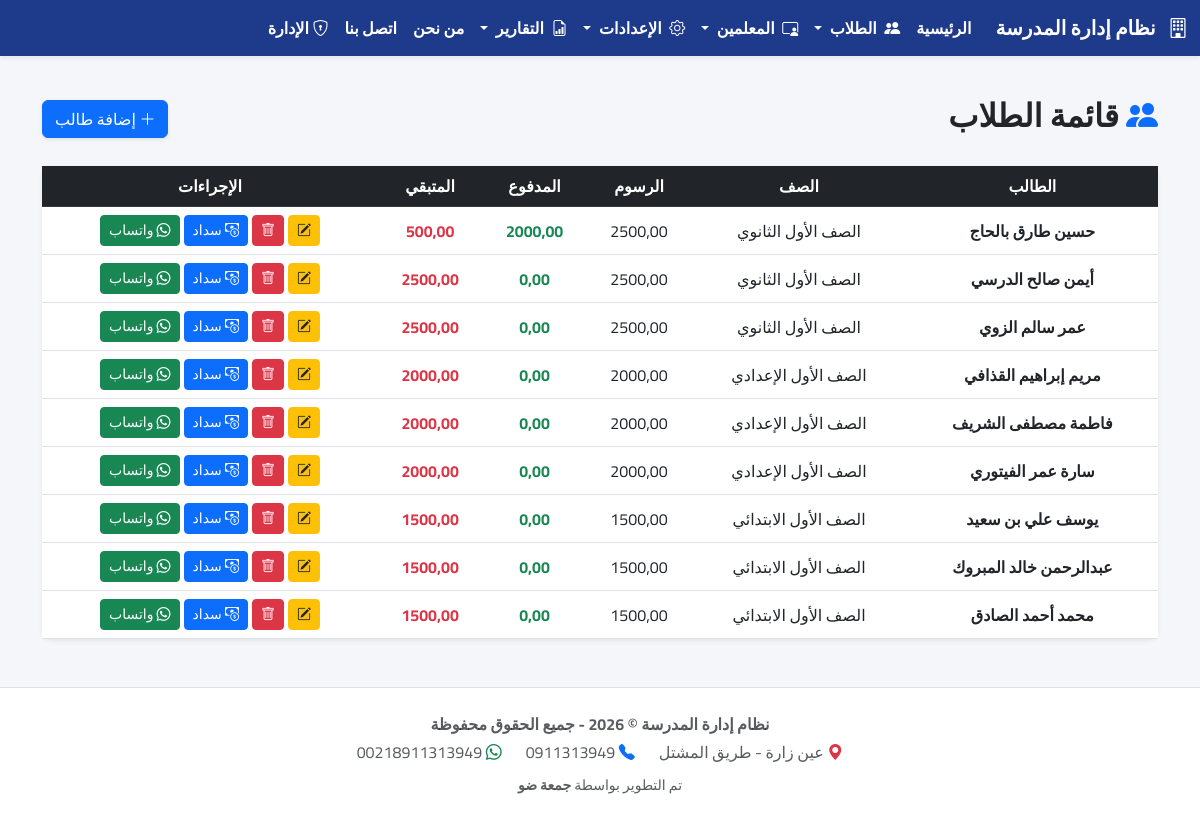
The page /students/ on the database its author committed.
### students/models.py (models this page shows, shortened)
class Student(models.Model):
    name = models.CharField(max_length=150, verbose_name="اسم الطالب الرباعي")
    grade = models.ForeignKey(Grade, on_delete=models.SET_NULL, null=True, verbose_name="الصف الدراسي")
    parent_name = models.CharField(max_length=150, verbose_name="اسم ولي الأمر", blank=True, null=True)
    phone = models.CharField(max_length=20, verbose_name="رقم الواتساب", blank=True, null=True, help_text="مثال: 218910000000")
    bank_name = models.CharField(max_length=100, verbose_name="اسم المصرف", blank=True, null=True)
    bank_branch = models.CharField(max_length=100, verbose_name="الفرع", blank=True, null=True)
    bank_account = models.CharField(max_length=50, verbose_name="رقم الحساب (IBAN)", blank=True, null=True)
    account_number = models.CharField(max_length=50, verbose_name="رقم الحساب", blank=True, null=True)
    account_holder = models.CharField(max_length=150, verbose_name="اسم صاحب الحساب (الرباعي)", blank=True, null=True)
    total_fees = models.DecimalField(max_digits=10, decimal_places=2, default=0.00, verbose_name="إجمالي الرسوم")
    discount = models.DecimalField(max_digits=10, decimal_places=2, default=0.00, verbose_name="التخفيضات")
    is_active = models.BooleanField(default=True, verbose_name="نشط")
    created_at = models.DateTimeField(auto_now_add=True, verbose_name="تاريخ التسجيل")
    @property
    def net_fees(self):
        try:
            return self.total_fees - self.discount
        except Exception:
            return Decimal('0.00')
    @property
    def total_paid(self):
        try:
            paid = self.payments.aggregate(total=Sum('amount'))['total']
            return paid if paid is not None else Decimal('0.00')
        except Exception:
            return Decimal('0.00')
    @property
    def balance(self):
        try:
            return self.net_fees - self.total_paid
        except Exception:
            return Decimal('0.00')
    class Meta:
        verbose_name = "طالب"
        verbose_name_plural = "الطلاب"

### academics/models.py (models this page shows, shortened)
class Grade(models.Model):
    name = models.CharField(max_length=50, verbose_name="الصف الدراسي", unique=True)
    class Meta:
        verbose_name = "الصف"
        verbose_name_plural = "الصفوف"

### students/views.py (the view)
# urls.py: path('', StudentListView.as_view(), name='student_list'),
class StudentListView(TemplateView):
    template_name = 'students/student_list.html'
    def get_context_data(self, **kwargs):
        context = super().get_context_data(**kwargs)
        try:
            students_list = Student.objects.filter(is_active=True).order_by('-id')
            search_query = self.request.GET.get('q', '').strip()
            if search_query:
                students_list = students_list.filter(
                    Q(name__icontains=search_query) |
                    Q(phone__icontains=search_query) |
                    Q(grade__name__icontains=search_query)
                )
            paginator = Paginator(students_list, 15)
            page_number = self.request.GET.get('page')
            page_obj = paginator.get_page(page_number)
            context['students'] = page_obj
            context['page_obj'] = page_obj
            context['search_query'] = search_query
        except Exception as e:
            messages.error(self.request, f"حدث خطأ أثناء جلب الطلاب: {str(e)}")
            context['students'] = []
        return context

### templates/students/student_list.html (shortened to what this page needs)
{% extends 'base.html' %}
{% block content %}
<div class="d-flex flex-column flex-sm-row justify-content-between align-items-sm-center mb-4 mt-3 gap-3">
    <h2 class="fw-bold text-dark"><i class="bi bi-people-fill text-primary"></i> قائمة الطلاب</h2>
    <a href="{% url 'student_add' %}" class="btn btn-primary shadow-sm"><i class="bi bi-plus-lg"></i> إضافة طالب</a>
</div>
<div class="card shadow-sm border-0 d-none d-md-block">
    <div class="table-responsive">
        <table class="table table-hover text-center align-middle mb-0">
            <thead class="table-dark">
                <tr>
                    <th>الطالب</th>
                    <th>الصف</th>
                    <th>الرسوم</th>
                    <th>المدفوع</th>
                    <th>المتبقي</th>
                    <th>الإجراءات</th>
                </tr>
            </thead>
            <tbody>
                {% for student in students %}
                <tr>
                    <td class="fw-bold">{{ student.name|default:"غير محدد" }}</td>
                    <td>{{ student.grade.name|default:"-" }}</td>
                    <td>{{ student.net_fees|default:"0.00"|floatformat:2 }}</td>
                    <td class="text-success fw-bold">{{ student.total_paid|default:"0.00"|floatformat:2 }}</td>
                    <td class="text-danger fw-bold">{{ student.balance|default:"0.00"|floatformat:2 }}</td>
                    <td>
                        <div class="d-flex gap-1 justify-content-center flex-wrap">
                            <a href="{% url 'student_update' student.id %}" class="btn btn-sm btn-warning text-dark" title="تعديل"><i class="bi bi-pencil-square"></i></a>
                            <a href="{% url 'student_delete' student.id %}" class="btn btn-sm btn-danger" title="حذف"><i class="bi bi-trash"></i></a>
                            <a href="{% url 'payment_add' student.id %}" class="btn btn-sm btn-primary" title="سداد"><i class="bi bi-cash-coin"></i> سداد</a>
                            {% if student.phone and student.balance > 0 %}
                                <a href="https://wa.me/{{ student.phone|urlencode }}?text=السلام%20عليكم%20ولي%20أمر%20الطالب%20{{ student.name|urlencode }}%20،%20تود%20إدارة%20المدرسة%20تذكيركم%20بأن%20المتبقي%20عليكم%20من%20رسوم%20دراسية%20هو%20({{ student.balance|floatformat:2 }})%20د.ل.%20نرجو%20التكرم%20بالسداد%20في%20أقرب%20وقت.%20شكراً%20لتعاونكم."
                                   target="_blank" class="btn btn-sm btn-success text-white" title="تذكير عبر واتساب">
                                    <i class="bi bi-whatsapp"></i> واتساب
                                </a>
                            {% else %}
                                <button class="btn btn-sm btn-success text-white" disabled title="لا يوجد رقم أو لا توجد ديون">
                                    <i class="bi bi-whatsapp"></i> واتساب
                                </button>
                            {% endif %}
                        </div>
                    </td>
                </tr>
                {% empty %}
                <tr>
                    <td colspan="6" class="text-muted py-5"><i class="bi bi-inbox fs-1 d-block mb-2"></i> لا يوجد طلاب مسجلين.</td>
                </tr>
                {% endfor %}
            </tbody>
        </table>
    </div>
</div>
{% endblock %}

### templates/base.html (style rules this page uses)
body { font-family: 'Cairo', sans-serif; background-color: #f4f6f9; min-height: 100vh; display: flex; flex-direction: column; }
.card { border-radius: 10px; }

### rows shown on the page
Student: name "حسين طارق بالحاج", grade.name "الصف الأول الثانوي", net_fees "2500,00", total_paid "2000,00", balance "500,00"
Student: name "أيمن صالح الدرسي", grade.name "الصف الأول الثانوي", net_fees "2500,00", total_paid "0,00", balance "2500,00"
Student: name "عمر سالم الزوي", grade.name "الصف الأول الثانوي", net_fees "2500,00", total_paid "0,00", balance "2500,00"
Student: name "مريم إبراهيم القذافي", grade.name "الصف الأول الإعدادي", net_fees "2000,00", total_paid "0,00", balance "2000,00"
Student: name "فاطمة مصطفى الشريف", grade.name "الصف الأول الإعدادي", net_fees "2000,00", total_paid "0,00", balance "2000,00"
Student: name "سارة عمر الفيتوري", grade.name "الصف الأول الإعدادي", net_fees "2000,00", total_paid "0,00", balance "2000,00"
Student: name "يوسف علي بن سعيد", grade.name "الصف الأول الابتدائي", net_fees "1500,00", total_paid "0,00", balance "1500,00"
Student: name "عبدالرحمن خالد المبروك", grade.name "الصف الأول الابتدائي", net_fees "1500,00", total_paid "0,00", balance "1500,00"
Student: name "محمد أحمد الصادق", grade.name "الصف الأول الابتدائي", net_fees "1500,00", total_paid "0,00", balance "1500,00"
